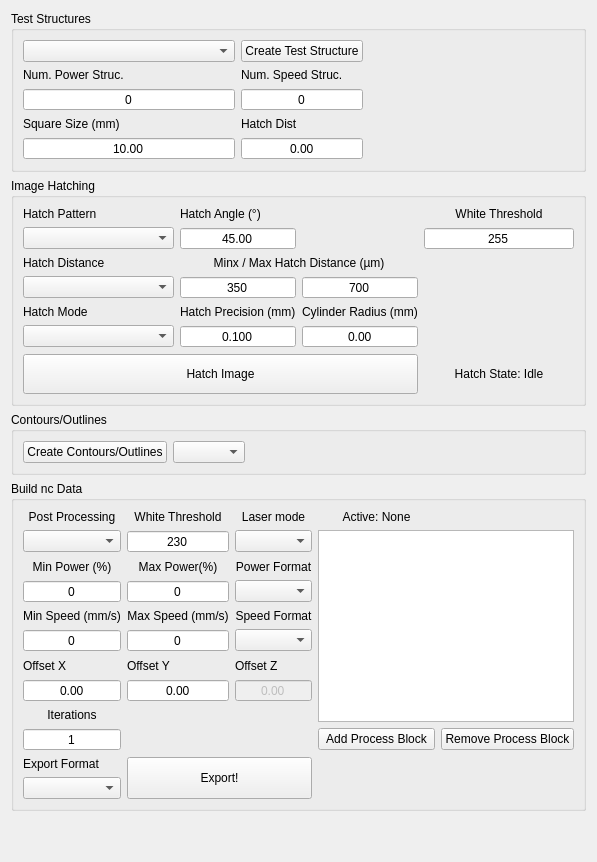
      <widget class="QWidget" name="hatch_controls_tab">
       <attribute name="title">
        <string>Hatching</string>
       </attribute>
       <layout class="QVBoxLayout" name="verticalLayout_2">
        <item>
         <widget class="QGroupBox" name="testStruc_frame">
          <property name="title">
           <string>Test Structures</string>
          </property>
          <layout class="QGridLayout" name="gridLayout_6">
           <item row="2" column="0">
            <widget class="QSpinBox" name="structnum_pwr_spinbox">
             <property name="alignment">
              <set>Qt::AlignCenter</set>
             </property>
             <property name="buttonSymbols">
              <enum>QAbstractSpinBox::NoButtons</enum>
             </property>
             <property name="maximum">
              <number>10000</number>
             </property>
            </widget>
           </item>
           <item row="1" column="1">
            <widget class="QLabel" name="structnum_speed_label">
             <property name="text">
              <string>Num. Speed Struc.</string>
             </property>
            </widget>
           </item>
           <item row="1" column="0">
            <widget class="QLabel" name="structnum_pwr_label">
             <property name="text">
              <string>Num. Power Struc.</string>
             </property>
            </widget>
           </item>
           <item row="0" column="0">
            <widget class="QComboBox" name="test_structure_combobox">
             <property name="sizePolicy">
              <sizepolicy hsizetype="MinimumExpanding" vsizetype="Fixed">
               <horstretch>0</horstretch>
               <verstretch>0</verstretch>
              </sizepolicy>
             </property>
            </widget>
           </item>
           <item row="2" column="1">
            <widget class="QSpinBox" name="structnum_speed_spinbox">
             <property name="alignment">
              <set>Qt::AlignCenter</set>
             </property>
             <property name="buttonSymbols">
              <enum>QAbstractSpinBox::NoButtons</enum>
             </property>
             <property name="maximum">
              <number>10000</number>
             </property>
            </widget>
           </item>
           <item row="3" column="1">
            <widget class="QLabel" name="struct_hDist_label">
             <property name="text">
              <string>Hatch Dist</string>
             </property>
            </widget>
           </item>
           <item row="4" column="0">
            <widget class="QDoubleSpinBox" name="struct_size_spinbox">
             <property name="alignment">
              <set>Qt::AlignCenter</set>
             </property>
             <property name="buttonSymbols">
              <enum>QAbstractSpinBox::NoButtons</enum>
             </property>
             <property name="minimum">
              <double>0.000000000000000</double>
             </property>
             <property name="maximum">
              <double>10000.000000000000000</double>
             </property>
             <property name="value">
              <double>10.000000000000000</double>
             </property>
            </widget>
           </item>
           <item row="0" column="1">
            <widget class="QPushButton" name="create_test_button">
             <property name="text">
              <string>Create Test Structure</string>
             </property>
            </widget>
           </item>
           <item row="4" column="1">
            <widget class="QDoubleSpinBox" name="struct_hDist_spinbox">
             <property name="alignment">
              <set>Qt::AlignCenter</set>
             </property>
             <property name="buttonSymbols">
              <enum>QAbstractSpinBox::NoButtons</enum>
             </property>
             <property name="maximum">
              <double>10000.000000000000000</double>
             </property>
            </widget>
           </item>
           <item row="3" column="0">
            <widget class="QLabel" name="struct_size_label">
             <property name="text">
              <string>Square Size (mm)</string>
             </property>
            </widget>
           </item>
           <item row="2" column="2">
            <spacer name="horizontalSpacer_2">
             <property name="orientation">
              <enum>Qt::Horizontal</enum>
             </property>
             <property name="sizeHint" stdset="0">
              <size>
               <width>40</width>
               <height>20</height>
              </size>
             </property>
            </spacer>
           </item>
          </layout>
         </widget>
        </item>
        <item>
         <widget class="QGroupBox" name="hatch_frame">
          <property name="title">
           <string>Image Hatching</string>
          </property>
          <layout class="QGridLayout" name="gridLayout_10">
           <item row="4" column="0">
            <widget class="QLabel" name="hatch_mode_label">
             <property name="text">
              <string>Hatch Mode</string>
             </property>
            </widget>
           </item>
           <item row="5" column="0">
            <widget class="QComboBox" name="hatch_mode_combobox">
             <property name="sizePolicy">
              <sizepolicy hsizetype="MinimumExpanding" vsizetype="Fixed">
               <horstretch>0</horstretch>
               <verstretch>0</verstretch>
              </sizepolicy>
             </property>
            </widget>
           </item>
           <item row="3" column="1">
            <widget class="QSpinBox" name="hatch_dist_min_spinbox">
             <property name="minimumSize">
              <size>
               <width>100</width>
               <height>0</height>
              </size>
             </property>
             <property name="alignment">
              <set>Qt::AlignCenter</set>
             </property>
             <property name="buttonSymbols">
              <enum>QAbstractSpinBox::NoButtons</enum>
             </property>
             <property name="minimum">
              <number>1</number>
             </property>
             <property name="maximum">
              <number>10000</number>
             </property>
             <property name="value">
              <number>350</number>
             </property>
            </widget>
           </item>
           <item row="3" column="0">
            <widget class="QComboBox" name="hatch_dist_mode_combobox">
             <property name="sizePolicy">
              <sizepolicy hsizetype="MinimumExpanding" vsizetype="Fixed">
               <horstretch>0</horstretch>
               <verstretch>0</verstretch>
              </sizepolicy>
             </property>
            </widget>
           </item>
           <item row="3" column="3">
            <spacer name="horizontalSpacer">
             <property name="orientation">
              <enum>Qt::Horizontal</enum>
             </property>
             <property name="sizeHint" stdset="0">
              <size>
               <width>40</width>
               <height>20</height>
              </size>
             </property>
            </spacer>
           </item>
           <item row="0" column="0">
            <widget class="QLabel" name="hatch_pattern_label">
             <property name="text">
              <string>Hatch Pattern</string>
             </property>
            </widget>
           </item>
           <item row="2" column="0">
            <widget class="QLabel" name="hatch_dist_mode_label">
             <property name="text">
              <string>Hatch Distance</string>
             </property>
            </widget>
           </item>
           <item row="2" column="1" colspan="2">
            <widget class="QLabel" name="hatch_dist_min_label">
             <property name="text">
              <string>Minx / Max Hatch Distance (µm)</string>
             </property>
             <property name="alignment">
              <set>Qt::AlignCenter</set>
             </property>
            </widget>
           </item>
           <item row="1" column="0">
            <widget class="QComboBox" name="hatch_pattern_combobox">
             <property name="sizePolicy">
              <sizepolicy hsizetype="MinimumExpanding" vsizetype="Fixed">
               <horstretch>0</horstretch>
               <verstretch>0</verstretch>
              </sizepolicy>
             </property>
            </widget>
           </item>
           <item row="0" column="1">
            <widget class="QLabel" name="hatch_angle_label">
             <property name="text">
              <string>Hatch Angle (°)</string>
             </property>
            </widget>
           </item>
           <item row="1" column="1">
            <widget class="QDoubleSpinBox" name="hatch_angle_spinbox">
             <property name="alignment">
              <set>Qt::AlignCenter</set>
             </property>
             <property name="buttonSymbols">
              <enum>QAbstractSpinBox::NoButtons</enum>
             </property>
             <property name="maximum">
              <double>179.000000000000000</double>
             </property>
             <property name="value">
              <double>45.000000000000000</double>
             </property>
            </widget>
           </item>
           <item row="3" column="2">
            <widget class="QSpinBox" name="hatch_dist_max_spinbox">
             <property name="minimumSize">
              <size>
               <width>100</width>
               <height>0</height>
              </size>
             </property>
             <property name="alignment">
              <set>Qt::AlignCenter</set>
             </property>
             <property name="buttonSymbols">
              <enum>QAbstractSpinBox::NoButtons</enum>
             </property>
             <property name="minimum">
              <number>1</number>
             </property>
             <property name="maximum">
              <number>10000</number>
             </property>
             <property name="value">
              <number>700</number>
             </property>
            </widget>
           </item>
           <item row="0" column="3">
            <widget class="QLabel" name="label_4">
             <property name="text">
              <string>White Threshold</string>
             </property>
             <property name="alignment">
              <set>Qt::AlignCenter</set>
             </property>
            </widget>
           </item>
           <item row="1" column="3">
            <widget class="QSpinBox" name="white_threshold_hatching_spinbox">
             <property name="alignment">
              <set>Qt::AlignCenter</set>
             </property>
             <property name="buttonSymbols">
              <enum>QAbstractSpinBox::NoButtons</enum>
             </property>
             <property name="maximum">
              <number>255</number>
             </property>
             <property name="value">
              <number>255</number>
             </property>
            </widget>
           </item>
           <item row="5" column="1">
            <widget class="QDoubleSpinBox" name="hatch_precision_spinbox">
             <property name="alignment">
              <set>Qt::AlignCenter</set>
             </property>
             <property name="buttonSymbols">
              <enum>QAbstractSpinBox::NoButtons</enum>
             </property>
             <property name="decimals">
              <number>3</number>
             </property>
             <property name="minimum">
              <double>0.001000000000000</double>
             </property>
             <property name="maximum">
              <double>100.000000000000000</double>
             </property>
             <property name="singleStep">
              <double>0.100000000000000</double>
             </property>
             <property name="value">
              <double>0.100000000000000</double>
             </property>
            </widget>
           </item>
           <item row="4" column="1">
            <widget class="QLabel" name="hatch_precision_label">
             <property name="text">
              <string>Hatch Precision (mm)</string>
             </property>
            </widget>
           </item>
           <item row="4" column="2">
            <widget class="QLabel" name="cyl_rad_label">
             <property name="text">
              <string>Cylinder Radius (mm)</string>
             </property>
            </widget>
           </item>
           <item row="5" column="2">
            <widget class="QDoubleSpinBox" name="cyl_rad_spinbox">
             <property name="alignment">
              <set>Qt::AlignCenter</set>
             </property>
             <property name="buttonSymbols">
              <enum>QAbstractSpinBox::NoButtons</enum>
             </property>
             <property name="minimum">
              <double>0.000000000000000</double>
             </property>
             <property name="maximum">
              <double>10000.000000000000000</double>
             </property>
             <property name="singleStep">
              <double>1.000000000000000</double>
             </property>
            </widget>
           </item>
           <item row="8" column="3">
            <widget class="QLabel" name="hatch_progress_label">
             <property name="text">
              <string>Hatch State: Idle</string>
             </property>
             <property name="alignment">
              <set>Qt::AlignCenter</set>
             </property>
            </widget>
           </item>
           <item row="8" column="0" colspan="3">
            <widget class="QPushButton" name="hatch_image_button">
             <property name="sizePolicy">
              <sizepolicy hsizetype="Minimum" vsizetype="Expanding">
               <horstretch>0</horstretch>
               <verstretch>0</verstretch>
              </sizepolicy>
             </property>
             <property name="minimumSize">
              <size>
               <width>0</width>
               <height>40</height>
              </size>
             </property>
             <property name="text">
              <string>Hatch Image</string>
             </property>
            </widget>
           </item>
          </layout>
         </widget>
        </item>
        <item>
         <widget class="QGroupBox" name="contour_frame">
          <property name="title">
           <string>Contours/Outlines</string>
          </property>
          <layout class="QGridLayout" name="gridLayout_15">
           <item row="0" column="1">
            <widget class="QComboBox" name="contour_source_combobox"/>
           </item>
           <item row="0" column="0">
            <widget class="QPushButton" name="create_contours_button">
             <property name="text">
              <string>Create Contours/Outlines</string>
             </property>
            </widget>
           </item>
           <item row="0" column="2">
            <spacer name="horizontalSpacer_3">
             <property name="orientation">
              <enum>Qt::Horizontal</enum>
             </property>
             <property name="sizeHint" stdset="0">
              <size>
               <width>40</width>
               <height>20</height>
              </size>
             </property>
            </spacer>
           </item>
          </layout>
         </widget>
        </item>
        <item>
         <widget class="QGroupBox" name="export_frame">
          <property name="title">
           <string>Build nc Data</string>
          </property>
          <layout class="QGridLayout" name="gridLayout_12">
           <item row="0" column="2">
            <widget class="QLabel" name="laser_mode_label">
             <property name="text">
              <string>Laser mode</string>
             </property>
             <property name="alignment">
              <set>Qt::AlignCenter</set>
             </property>
            </widget>
           </item>
           <item row="0" column="1">
            <widget class="QLabel" name="white_threshold_parsing_label">
             <property name="text">
              <string>White Threshold</string>
             </property>
             <property name="alignment">
              <set>Qt::AlignCenter</set>
             </property>
            </widget>
           </item>
           <item row="1" column="2">
            <widget class="QComboBox" name="laser_mode_combobox"/>
           </item>
           <item row="2" column="1">
            <widget class="QLabel" name="max_power_label">
             <property name="text">
              <string>Max Power(%)</string>
             </property>
             <property name="alignment">
              <set>Qt::AlignCenter</set>
             </property>
            </widget>
           </item>
           <item row="1" column="0">
            <widget class="QComboBox" name="post_processing_combobox"/>
           </item>
           <item row="1" column="1">
            <widget class="QSpinBox" name="white_threshold_parsing_spinbox">
             <property name="alignment">
              <set>Qt::AlignCenter</set>
             </property>
             <property name="buttonSymbols">
              <enum>QAbstractSpinBox::NoButtons</enum>
             </property>
             <property name="maximum">
              <number>255</number>
             </property>
             <property name="value">
              <number>230</number>
             </property>
            </widget>
           </item>
           <item row="4" column="1">
            <widget class="QLabel" name="max_speed_label">
             <property name="text">
              <string>Max Speed (mm/s)</string>
             </property>
             <property name="alignment">
              <set>Qt::AlignCenter</set>
             </property>
            </widget>
           </item>
           <item row="4" column="0">
            <widget class="QLabel" name="min_speed_label">
             <property name="text">
              <string>Min Speed (mm/s)</string>
             </property>
             <property name="alignment">
              <set>Qt::AlignCenter</set>
             </property>
            </widget>
           </item>
           <item row="3" column="2">
            <widget class="QComboBox" name="power_format_combobox"/>
           </item>
           <item row="0" column="0">
            <widget class="QLabel" name="post_processing_label">
             <property name="text">
              <string>Post Processing</string>
             </property>
             <property name="alignment">
              <set>Qt::AlignCenter</set>
             </property>
            </widget>
           </item>
           <item row="3" column="0">
            <widget class="QSpinBox" name="min_power_spinbox">
             <property name="alignment">
              <set>Qt::AlignCenter</set>
             </property>
             <property name="buttonSymbols">
              <enum>QAbstractSpinBox::NoButtons</enum>
             </property>
             <property name="maximum">
              <number>100</number>
             </property>
            </widget>
           </item>
           <item row="2" column="2">
            <widget class="QLabel" name="power_format_label">
             <property name="text">
              <string>Power Format</string>
             </property>
             <property name="alignment">
              <set>Qt::AlignCenter</set>
             </property>
            </widget>
           </item>
           <item row="2" column="0">
            <widget class="QLabel" name="min_power_label">
             <property name="text">
              <string>Min Power (%)</string>
             </property>
             <property name="alignment">
              <set>Qt::AlignCenter</set>
             </property>
            </widget>
           </item>
           <item row="8" column="0">
            <widget class="QLabel" name="iterations_label">
             <property name="text">
              <string>Iterations</string>
             </property>
             <property name="alignment">
              <set>Qt::AlignCenter</set>
             </property>
            </widget>
           </item>
           <item row="3" column="1">
            <widget class="QSpinBox" name="max_power_spinbox">
             <property name="alignment">
              <set>Qt::AlignCenter</set>
             </property>
             <property name="buttonSymbols">
              <enum>QAbstractSpinBox::NoButtons</enum>
             </property>
             <property name="maximum">
              <number>100</number>
             </property>
            </widget>
           </item>
           <item row="4" column="2">
            <widget class="QLabel" name="speed_format_label">
             <property name="text">
              <string>Speed Format</string>
             </property>
             <property name="alignment">
              <set>Qt::AlignCenter</set>
             </property>
            </widget>
           </item>
           <item row="9" column="0">
            <widget class="QSpinBox" name="iterations_spinbox">
             <property name="alignment">
              <set>Qt::AlignCenter</set>
             </property>
             <property name="buttonSymbols">
              <enum>QAbstractSpinBox::NoButtons</enum>
             </property>
             <property name="minimum">
              <number>1</number>
             </property>
             <property name="maximum">
              <number>10000</number>
             </property>
            </widget>
           </item>
           <item row="5" column="1">
            <widget class="QSpinBox" name="max_speed_spinbox">
             <property name="alignment">
              <set>Qt::AlignCenter</set>
             </property>
             <property name="buttonSymbols">
              <enum>QAbstractSpinBox::NoButtons</enum>
             </property>
             <property name="maximum">
              <number>1000</number>
             </property>
            </widget>
           </item>
           <item row="5" column="0">
            <widget class="QSpinBox" name="min_speed_spinbox">
             <property name="alignment">
              <set>Qt::AlignCenter</set>
             </property>
             <property name="buttonSymbols">
              <enum>QAbstractSpinBox::NoButtons</enum>
             </property>
             <property name="maximum">
              <number>1000</number>
             </property>
            </widget>
           </item>
           <item row="5" column="2">
            <widget class="QComboBox" name="speed_format_combobox"/>
           </item>
           <item row="7" column="0">
            <widget class="QDoubleSpinBox" name="offset_x_spinbox">
             <property name="alignment">
              <set>Qt::AlignCenter</set>
             </property>
             <property name="buttonSymbols">
              <enum>QAbstractSpinBox::NoButtons</enum>
             </property>
             <property name="maximum">
              <double>100000.000000000000000</double>
             </property>
            </widget>
           </item>
           <item row="6" column="0">
            <widget class="QLabel" name="offset_x_label">
             <property name="text">
              <string>Offset X</string>
             </property>
            </widget>
           </item>
           <item row="7" column="2">
            <widget class="QDoubleSpinBox" name="offset_z_spinbox">
             <property name="enabled">
              <bool>false</bool>
             </property>
             <property name="alignment">
              <set>Qt::AlignCenter</set>
             </property>
             <property name="buttonSymbols">
              <enum>QAbstractSpinBox::NoButtons</enum>
             </property>
            </widget>
           </item>
           <item row="7" column="1">
            <widget class="QDoubleSpinBox" name="offset_y_spinbox">
             <property name="alignment">
              <set>Qt::AlignCenter</set>
             </property>
             <property name="buttonSymbols">
              <enum>QAbstractSpinBox::NoButtons</enum>
             </property>
             <property name="maximum">
              <double>100000.000000000000000</double>
             </property>
            </widget>
           </item>
           <item row="6" column="2">
            <widget class="QLabel" name="offset_z_label">
             <property name="text">
              <string>Offset Z</string>
             </property>
            </widget>
           </item>
           <item row="0" column="3">
            <widget class="QLabel" name="active_hatch_label">
             <property name="text">
              <string>Active: None</string>
             </property>
             <property name="alignment">
              <set>Qt::AlignCenter</set>
             </property>
            </widget>
           </item>
           <item row="6" column="1">
            <widget class="QLabel" name="offset_y_label">
             <property name="text">
              <string>Offset Y</string>
             </property>
            </widget>
           </item>
           <item row="9" column="4">
            <widget class="QPushButton" name="remove_process_block_button">
             <property name="text">
              <string>Remove Process Block</string>
             </property>
            </widget>
           </item>
           <item row="9" column="3">
            <widget class="QPushButton" name="add_process_block_button">
             <property name="text">
              <string>Add Process Block</string>
             </property>
            </widget>
           </item>
           <item row="1" column="3" rowspan="8" colspan="2">
            <widget class="QListWidget" name="process_listWidget">
             <property name="sizePolicy">
              <sizepolicy hsizetype="Minimum" vsizetype="Minimum">
               <horstretch>0</horstretch>
               <verstretch>0</verstretch>
              </sizepolicy>
             </property>
             <property name="minimumSize">
              <size>
               <width>100</width>
               <height>0</height>
              </size>
             </property>
             <property name="acceptDrops">
              <bool>true</bool>
             </property>
             <property name="dragEnabled">
              <bool>true</bool>
             </property>
             <property name="dragDropMode">
              <enum>QAbstractItemView::InternalMove</enum>
             </property>
             <property name="selectionMode">
              <enum>QAbstractItemView::MultiSelection</enum>
             </property>
            </widget>
           </item>
           <item row="12" column="0">
            <widget class="QComboBox" name="export_format_combobox"/>
           </item>
           <item row="11" column="0">
            <widget class="QLabel" name="export_format_label">
             <property name="text">
              <string>Export Format</string>
             </property>
            </widget>
           </item>
           <item row="11" column="1" rowspan="2" colspan="2">
            <widget class="QPushButton" name="export_button">
             <property name="sizePolicy">
              <sizepolicy hsizetype="Minimum" vsizetype="Expanding">
               <horstretch>0</horstretch>
               <verstretch>0</verstretch>
              </sizepolicy>
             </property>
             <property name="text">
              <string>Export!</string>
             </property>
            </widget>
           </item>
          </layout>
         </widget>
        </item>
        <item>
         <spacer name="verticalSpacer_4">
          <property name="orientation">
           <enum>Qt::Vertical</enum>
          </property>
          <property name="sizeHint" stdset="0">
           <size>
            <width>20</width>
            <height>40</height>
           </size>
          </property>
         </spacer>
        </item>
       </layout>
      </widget>
